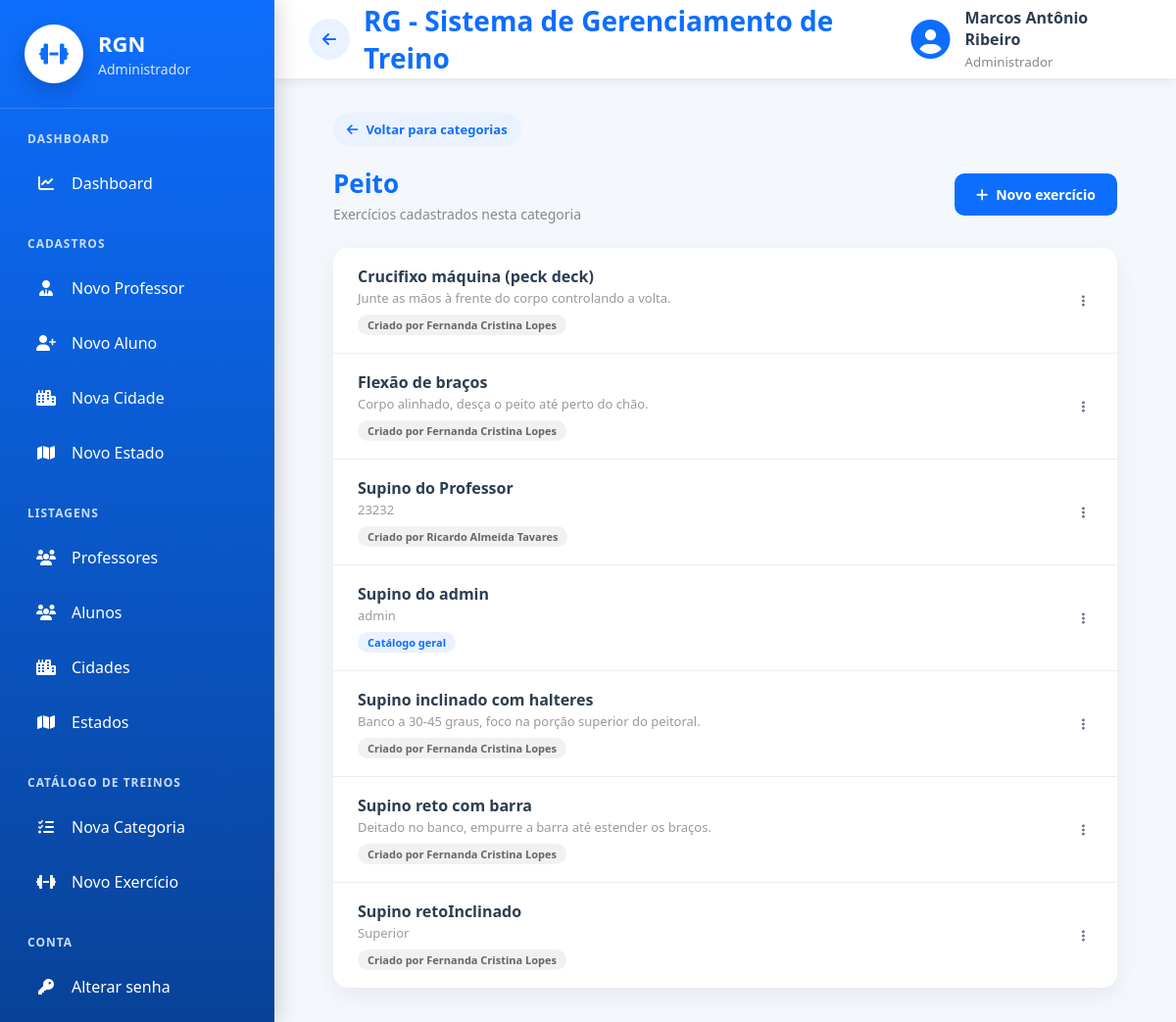
The app's page /exercicios/listar/exercicio/categoria/1/ (signed in) with its own data.
### cadastros/models.py (models this page shows, shortened)
class Auditoria(models.Model):
    cadastrado_em = models.DateTimeField(auto_now_add=True, verbose_name="Cadastrado em")
    atualizado_em = models.DateTimeField(auto_now=True, verbose_name="Atualizado em")
    class Meta:
        abstract = True

class Pessoa(Auditoria):
    TIPO_CHOICES = [
        ('ALUNO', 'Aluno'),
        ('PROFESSOR', 'Professor'),
        ('ADMINISTRADOR', 'Administrador')
    ]
    SEXO_CHOICES = [
        ('M', 'Masculino'),
        ('F', 'Feminino'),
        ('O', 'Outro'),
    ]
    NIVEL_CHOICES = [
        (1, 'Iniciante'),
        (2, 'Intermediário'),
        (3, 'Avançado'),
    ]
    tipo = models.CharField(max_length=20, choices=TIPO_CHOICES, verbose_name="Tipo de Pessoa")
    nome = models.CharField(max_length=50, verbose_name="Nome")
    data_nascimento = models.DateField(verbose_name="Data de nascimento",null=True,blank=True,validators=[validar_data_nascimento],)
    cpf = models.CharField(max_length=11, unique=True, verbose_name="CPF")
    telefone = models.CharField(max_length=15, verbose_name="Telefone")
    objetivo = models.TextField(verbose_name="Objetivo", null=True, blank=True)
    sexo = models.CharField(max_length=20, choices=SEXO_CHOICES, verbose_name="Sexo", null=True, blank=True)
    nivel = models.IntegerField(choices=NIVEL_CHOICES, verbose_name="Nível", null=True, blank=True)
    cidade = models.ForeignKey(Cidade, on_delete=models.PROTECT)
    professor = models.ForeignKey("self", on_delete=models.PROTECT, related_name="alunos", limit_choices_to={"tipo": "PROFESSOR"}, null=True, blank=True)
    usuario = models.OneToOneField("auth.User", on_delete=models.CASCADE, related_name="pessoa_usuario")
    precisa_trocar_senha = models.BooleanField(default=False, verbose_name="Precisa trocar a senha")

### exercicio/models.py (models this page shows, shortened)
class Categoria(Auditoria):
    nome = models.CharField(max_length=100, verbose_name="Categoria")

class Exercicio(Auditoria):
    nome = models.CharField(max_length=100, verbose_name="Nome do Exercicio")
    categoria = models.ForeignKey(Categoria, on_delete=models.PROTECT)
    descricao = models.CharField(max_length=150, verbose_name="Descrição")
    cadastrado_por = models.ForeignKey(Pessoa, on_delete=models.PROTECT)

### exercicio/views.py (the view)
# urls.py: path('listar/exercicio/categoria/<int:pk>/', ExercicioPorCategoriaList.as_view(), name="listar-exercicio-categoria"),
class ExercicioPorCategoriaList(LoginRequiredMixin, GroupRequiredMixin, ListView):
    model = Exercicio
    template_name = 'listar_exercicio_categoria.html'
    context_object_name = 'exercicios'
    group_required = ["Professor", "Administrador"]
    def get_queryset(self):
        self.categoria = get_object_or_404(Categoria, pk=self.kwargs['pk'])
        return exercicios_visiveis(self.request.user).filter(
            categoria=self.categoria
        ).select_related('cadastrado_por__usuario').order_by('nome')
    def get_context_data(self, **kwargs):
        context = super().get_context_data(**kwargs)
        context['categoria'] = self.categoria
        return context

### exercicio/views.py (called while the page is built, shortened)
def exercicios_visiveis(user):
    if user.is_superuser or user.groups.filter(name="Administrador").exists():
        return Exercicio.objects.all()

### exercicio/templates/listar_exercicio_categoria.html (shortened to what this page needs)
{% extends 'modelo.html' %}
{% load static %}
{% block css %}
<link rel="stylesheet" href="{% static 'css/paginas/modelo.css' %}">
<link rel="stylesheet" href="{% static 'css/exercicio/listar_categoria.css' %}">
{% endblock %}
{% block main %}
<div class="lista-page">
    {% if request.user.is_superuser %}
    <a href="{% url 'listar-categoria' %}" class="voltar-link">
        <i class="fas fa-arrow-left"></i>
        Voltar para categorias
    </a>
    {% endif %}
    <div class="lista-header">
        <div>
            <h2>{{ categoria.nome }}</h2>
            <p>Exercícios cadastrados nesta categoria</p>
        </div>
        <a href="{% url 'cadastrar-exercicio' %}?categoria={{ categoria.pk }}" class="btn-nova">
            <i class="fas fa-plus"></i>
            Novo exercício
        </a>
    </div>
    <div class="lista-card">
        {% for exercicio in exercicios %}
        <div class="lista-item">
            <div class="item-info">
                <strong>{{ exercicio.nome }}</strong>
                {% if exercicio.descricao %}
                <span class="item-descricao">{{ exercicio.descricao }}</span>
                {% endif %}
                {% if exercicio.cadastrado_por.usuario.is_superuser %}
                <span class="item-origem catalogo">Catálogo geral</span>
                {% elif exercicio.cadastrado_por.usuario == request.user %}
                <span class="item-origem proprio">Criado por você</span>
                {% else %}
                <span class="item-origem proprio">Criado por {{ exercicio.cadastrado_por.nome }}</span>
                {% endif %}
            </div>
            {% if request.user.is_superuser or exercicio.cadastrado_por.usuario == request.user %}
            <div class="item-acoes">
                {% url 'editar-exercicio' exercicio.pk as editar_url %}
                {% url 'excluir-exercicio' exercicio.pk as excluir_url %}
                {% include '_acoes_dropdown.html' with editar_url=editar_url excluir_url=excluir_url %}
            </div>
            {% endif %}
        </div>
        {% empty %}
        <div class="lista-vazio">Nenhum exercício cadastrado nesta categoria ainda.</div>
        {% endfor %}
    </div>
</div>
{% endblock %}

### paginas/templates/modelo.html (shortened to what this page needs)
{% load static %}
<!DOCTYPE html>
<html lang="pt-br">
<head>
    <link rel="stylesheet" href="{% static 'css/paginas/modelo.css' %}">
    <link rel="stylesheet" href="{% static 'css/paginas/menu.css' %}">
    <link rel="stylesheet" href="{% static 'css/paginas/dashboard/dashboard_admin.css' %}">
    <link rel="stylesheet" href="{% static 'css/paginas/dashboard/dashboard_aluno.css' %}">
    <link rel="stylesheet" href="{% static 'css/paginas/dashboard/dashboard_professor.css' %}">
    <link rel="stylesheet" href="https://cdnjs.cloudflare.com/ajax/libs/font-awesome/6.7.2/css/all.min.css">
    <link rel="stylesheet" href="{% static 'css/global/ordenar_tabela.css' %}">
    <link rel="stylesheet" href="{% static 'css/global/acoes_dropdown.css' %}">
    <link rel="stylesheet" href="{% static 'css/global/kpi_cards.css' %}">
    {% block css %}
    {% endblock %}
</head>
<body>
    <div class="layout">
        {% if request.user.is_authenticated %}
        {% if is_admin %}
        {% include 'menus/menu_admin.html' %}
        {% elif is_professor %}
        {% include 'menus/menu_professor.html' %}
        {% elif is_aluno %}
        {% include 'menus/menu_aluno.html' %}
        {% endif %}
        {% endif %}
        <div class="main-area">
            <header class="topbar">
                <div class="titulo">
                    {% if request.user.is_authenticated %}
                    {% if request.resolver_match.url_name != 'inicio' %}
                    <a href="{% url 'inicio' %}" id="btn-voltar" class="btn-voltar-topo" title="Voltar">
                        <i class="fas fa-arrow-left"></i>
                    </a>
                    {% endif %}
                    {% endif %}
                    <h2>
                        {% block titulo %}
                        RG - Sistema de Gerenciamento de Treino
                        {% endblock %}
                    </h2>
                </div>
                {% if request.user.is_authenticated %}
                <div class="usuario">
                    <i class="fas fa-circle-user"></i>
                    <div>
                        <strong>
                            {{ request.user.pessoa_usuario.nome }}
                        </strong>
                        <small>
                            {% if is_admin %}
                            Administrador
                            {% elif is_professor %}
                            Professor
                            {% elif is_aluno %}
                            Aluno
                            {% endif %}
                        </small>
                    </div>
                </div>
                {% endif %}
            </header>
            <main class="conteudo">
                {% block main %}
                {% endblock %}
            </main>
        </div>
    </div>
</body>
</html>

### paginas/templates/_acoes_dropdown.html (shortened to what this page needs)
<div class="acoes-dropdown">
    <button type="button" class="acoes-dropdown-toggle" aria-haspopup="menu" aria-expanded="false" aria-label="Ações">
        <i class="fas fa-ellipsis-vertical"></i>
    </button>
</div>

### static/css/paginas/modelo.css (style rules this page uses)
* { margin:0; padding:0; box-sizing:border-box; font-family:"Segoe UI",sans-serif; }
body { background:#f4f7fb; color:#2c3e50; }
.layout { display:flex; min-height:100vh; }
.main-area { margin-left:280px; width:calc(100% - 280px); display:flex; flex-direction:column; }
.topbar { height:80px; background:white; display:flex; justify-content:space-between; align-items:center; padding:0 35px; box-shadow:0 3px 12px rgba(0,0,0,.08); }
.titulo h2 { color:#0d6efd; font-size:28px; }
.usuario { display:flex; align-items:center; gap:15px; }
.usuario i { font-size:40px; color:#0d6efd; }
.usuario strong { display:block; font-size:16px; }
.usuario small { color:#888; }
.conteudo { flex:1; padding:35px; }
.titulo { display:flex; align-items:center; gap:14px; }
.btn-voltar-topo { width:42px; height:42px; display:flex; align-items:center; justify-content:center; flex-shrink:0; border-radius:50%; background:#eaf2ff; color:#0d6efd; text-decoration:none; font-size:16px; transition:.2s; }

### static/css/paginas/dashboard/dashboard_admin.css (style rules this page uses)
* { margin:0; padding:0; box-sizing:border-box; }

### static/css/global/acoes_dropdown.css (style rules this page uses)
.acoes-dropdown { display: inline-block; }
.acoes-dropdown-toggle { background: none; border: none; padding: 6px 8px; border-radius: 8px; color: #64748b; cursor: pointer; }

### static/css/exercicio/listar_categoria.css (style rules this page uses)
.lista-page { max-width:800px; margin:0 auto; }
.lista-header { display:flex; justify-content:space-between; align-items:center; gap:15px; flex-wrap:wrap; margin-bottom:25px; }
.lista-header h2 { color:#0d6efd; font-size:26px; }
.lista-header p { color:#888; font-size:14px; margin-top:4px; }
.btn-nova { display:inline-flex; align-items:center; gap:8px; background:#0d6efd; color:white; text-decoration:none; padding:12px 22px; border-radius:10px; font-size:14px; font-weight:600; transition:.3s; }
.lista-card { background:white; border-radius:15px; box-shadow:0 8px 25px rgba(0,0,0,.06); overflow:hidden; }
.lista-item { display:flex; justify-content:space-between; align-items:center; gap:15px; padding:18px 25px; border-bottom:1px solid #eee; transition:.2s; }
.lista-item:last-child { border-bottom:none; }
.item-info strong { display:block; color:#2c3e50; font-size:16px; }
.item-info span { color:#999; font-size:13px; }
.item-acoes { display:flex; gap:10px; }
.lista-item .item-info { flex:1; }
.item-info .item-descricao { display:block; margin-top:2px; }
.item-info .item-origem { display:inline-block; margin-top:8px; font-size:11px; font-weight:700; padding:3px 10px; border-radius:12px; }
.item-info .item-origem.catalogo { background:#eaf2ff; color:#0d6efd; }
.item-info .item-origem.proprio { background:#f1f1f1; color:#666; }
.voltar-link { display:inline-flex; align-items:center; gap:8px; color:#0d6efd; text-decoration:none; font-size:13px; font-weight:600; margin-bottom:20px; padding:8px 14px; background:#eaf2ff; border-radius:20px; transition:.2s; }

### records on screen
Categoria: nome "Peito"
Exercicio: nome "Crucifixo máquina (peck deck)", descricao "Junte as mãos à frente do corpo controlando a volta.", cadastrado_por.nome "Fernanda Cristina Lopes"
Exercicio: nome "Flexão de braços", descricao "Corpo alinhado, desça o peito até perto do chão.", cadastrado_por.nome "Fernanda Cristina Lopes"
Exercicio: nome "Supino do Professor", descricao "23232", cadastrado_por.nome "Ricardo Almeida Tavares"
Exercicio: nome "Supino do admin", descricao "admin", shows "Catálogo geral"
Exercicio: nome "Supino inclinado com halteres", descricao "Banco a 30-45 graus, foco na porção superior do peitoral.", cadastrado_por.nome "Fernanda Cristina Lopes"
Exercicio: nome "Supino reto com barra", descricao "Deitado no banco, empurre a barra até estender os braços.", cadastrado_por.nome "Fernanda Cristina Lopes"
Exercicio: nome "Supino retoInclinado", descricao "Superior", cadastrado_por.nome "Fernanda Cristina Lopes"

### other values on screen
{{ request.user.pessoa_usuario.nome }} "Marcos Antônio Ribeiro"
